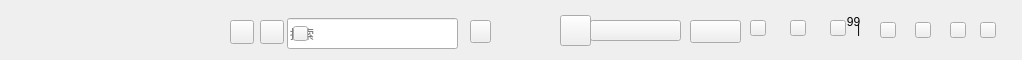
   <widget class="QWidget" name="title_Widget" native="true">
    <property name="geometry">
     <rect>
      <x>0</x>
      <y>-10</y>
      <width>1022</width>
      <height>60</height>
     </rect>
    </property>
    <widget class="QLabel" name="label_title_logo">
     <property name="geometry">
      <rect>
       <x>10</x>
       <y>10</y>
       <width>145</width>
       <height>40</height>
      </rect>
     </property>
     <property name="text">
      <string/>
     </property>
    </widget>
    <widget class="QPushButton" name="pushButton_title_left">
     <property name="geometry">
      <rect>
       <x>230</x>
       <y>20</y>
       <width>24</width>
       <height>24</height>
      </rect>
     </property>
     <property name="styleSheet">
      <string notr="true"/>
     </property>
     <property name="text">
      <string/>
     </property>
    </widget>
    <widget class="QPushButton" name="pushButton_title_right">
     <property name="geometry">
      <rect>
       <x>260</x>
       <y>20</y>
       <width>24</width>
       <height>24</height>
      </rect>
     </property>
     <property name="text">
      <string/>
     </property>
    </widget>
    <widget class="QPushButton" name="pushButton_title_listen">
     <property name="geometry">
      <rect>
       <x>470</x>
       <y>20</y>
       <width>21</width>
       <height>23</height>
      </rect>
     </property>
     <property name="text">
      <string/>
     </property>
    </widget>
    <widget class="QPushButton" name="pushButton_name">
     <property name="geometry">
      <rect>
       <x>590</x>
       <y>20</y>
       <width>91</width>
       <height>21</height>
      </rect>
     </property>
     <property name="text">
      <string/>
     </property>
    </widget>
    <widget class="QPushButton" name="pushButton_people">
     <property name="geometry">
      <rect>
       <x>560</x>
       <y>15</y>
       <width>31</width>
       <height>31</height>
      </rect>
     </property>
     <property name="text">
      <string/>
     </property>
    </widget>
    <widget class="QPushButton" name="pushButton_vip">
     <property name="geometry">
      <rect>
       <x>690</x>
       <y>20</y>
       <width>51</width>
       <height>23</height>
      </rect>
     </property>
     <property name="text">
      <string/>
     </property>
    </widget>
    <widget class="QPushButton" name="pushButton_cloth">
     <property name="geometry">
      <rect>
       <x>750</x>
       <y>20</y>
       <width>16</width>
       <height>16</height>
      </rect>
     </property>
     <property name="text">
      <string/>
     </property>
    </widget>
    <widget class="QPushButton" name="pushButton_set">
     <property name="geometry">
      <rect>
       <x>790</x>
       <y>20</y>
       <width>16</width>
       <height>16</height>
      </rect>
     </property>
     <property name="text">
      <string/>
     </property>
    </widget>
    <widget class="QPushButton" name="pushButton_message">
     <property name="geometry">
      <rect>
       <x>830</x>
       <y>20</y>
       <width>16</width>
       <height>16</height>
      </rect>
     </property>
     <property name="text">
      <string/>
     </property>
    </widget>
    <widget class="QLabel" name="label_message_Tip">
     <property name="geometry">
      <rect>
       <x>843</x>
       <y>14</y>
       <width>21</width>
       <height>16</height>
      </rect>
     </property>
     <property name="text">
      <string>99</string>
     </property>
     <property name="alignment">
      <set>Qt::AlignCenter</set>
     </property>
    </widget>
    <widget class="QLabel" name="label_shuxian">
     <property name="geometry">
      <rect>
       <x>857</x>
       <y>20</y>
       <width>16</width>
       <height>17</height>
      </rect>
     </property>
     <property name="styleSheet">
      <string notr="true"/>
     </property>
     <property name="text">
      <string>|</string>
     </property>
    </widget>
    <widget class="QPushButton" name="pushButton_mini">
     <property name="geometry">
      <rect>
       <x>880</x>
       <y>22</y>
       <width>16</width>
       <height>16</height>
      </rect>
     </property>
     <property name="text">
      <string/>
     </property>
    </widget>
    <widget class="QPushButton" name="pushButton_min">
     <property name="geometry">
      <rect>
       <x>915</x>
       <y>22</y>
       <width>16</width>
       <height>16</height>
      </rect>
     </property>
     <property name="text">
      <string/>
     </property>
    </widget>
    <widget class="QPushButton" name="pushButton_close">
     <property name="geometry">
      <rect>
       <x>980</x>
       <y>22</y>
       <width>16</width>
       <height>16</height>
      </rect>
     </property>
     <property name="text">
      <string/>
     </property>
    </widget>
    <widget class="QPushButton" name="pushButton_max">
     <property name="geometry">
      <rect>
       <x>950</x>
       <y>22</y>
       <width>16</width>
       <height>16</height>
      </rect>
     </property>
     <property name="text">
      <string/>
     </property>
    </widget>
    <widget class="QLabel" name="label_people">
     <property name="geometry">
      <rect>
       <x>600</x>
       <y>23</y>
       <width>61</width>
       <height>16</height>
      </rect>
     </property>
     <property name="text">
      <string>比卡丘不皮</string>
     </property>
    </widget>
    <widget class="QLineEdit" name="line_Search">
     <property name="geometry">
      <rect>
       <x>287</x>
       <y>18</y>
       <width>171</width>
       <height>31</height>
      </rect>
     </property>
     <property name="placeholderText">
      <string>搜索</string>
     </property>
    </widget>
    <widget class="QPushButton" name="pushButton_search">
     <property name="geometry">
      <rect>
       <x>293</x>
       <y>26</y>
       <width>15</width>
       <height>15</height>
      </rect>
     </property>
     <property name="text">
      <string/>
     </property>
    </widget>
    <zorder>label_people</zorder>
    <zorder>label_title_logo</zorder>
    <zorder>pushButton_title_left</zorder>
    <zorder>pushButton_title_right</zorder>
    <zorder>pushButton_title_listen</zorder>
    <zorder>pushButton_name</zorder>
    <zorder>pushButton_people</zorder>
    <zorder>pushButton_vip</zorder>
    <zorder>pushButton_cloth</zorder>
    <zorder>pushButton_set</zorder>
    <zorder>pushButton_message</zorder>
    <zorder>label_message_Tip</zorder>
    <zorder>label_shuxian</zorder>
    <zorder>pushButton_mini</zorder>
    <zorder>pushButton_min</zorder>
    <zorder>pushButton_close</zorder>
    <zorder>pushButton_max</zorder>
    <zorder>line_Search</zorder>
    <zorder>pushButton_search</zorder>
   </widget>
